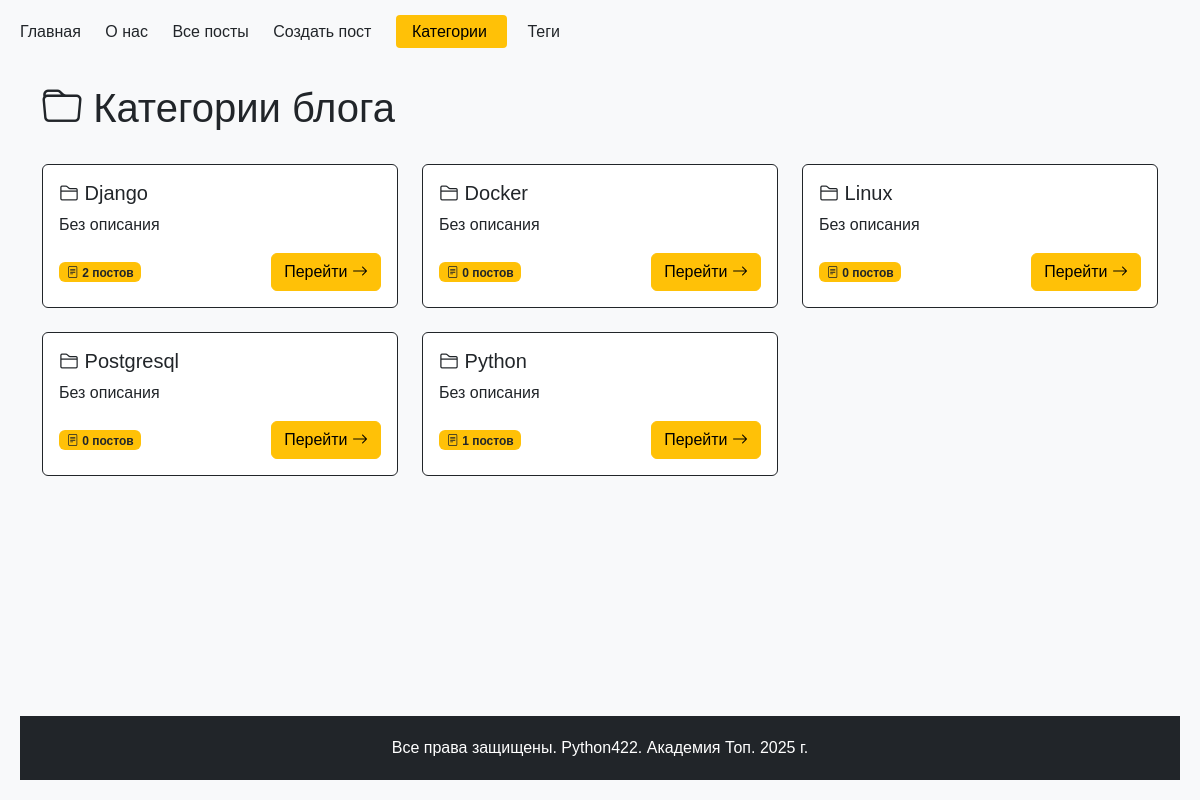
The app's page /posts/categories/ with its own data.
### python_blog/models.py (models this page shows, shortened)
class Category(models.Model):
    name = models.CharField(max_length=200, verbose_name="Название")
    slug = models.SlugField(max_length=250, unique=True, verbose_name="Слаг")
    description = models.TextField(
        blank=True, null=True, default="Без описания", verbose_name="Описание"
    )
    def get_absolute_url(self):
        return reverse("blog:category_detail", args=[self.slug])
    class Meta:
        verbose_name = "Категория"
        verbose_name_plural = "Категории"
        ordering = ["name"]

### python_blog/views.py (the view)
# urls.py: path("categories/", catalog_categories, name="categories"),
def catalog_categories(request):
    CATEGORIES = Category.objects.all()
    context = {
        "title": "Категории",
        "text": "Текст страницы с категориями",
        "categories": CATEGORIES,
    }
    return render(request, "catalog_categories.html", context)

### python_blog/context_processors.py (called while the page is built)
def menu_items(request):
    menu = [
        {"title": "Главная", "url_name": "main"},
        {"title": "О нас", "url_name": "about"},
        {"title": "Все посты", "url_name": "blog:posts"},
        {"title": "Создать пост", "url_name": "blog:post_create"},
        {"title": "Категории", "url_name": "blog:categories"},
        {"title": "Теги", "url_name": "blog:tags"},
    ]
    current_url_name = request.resolver_match.view_name
    for item in menu:
        item['is_active'] = current_url_name == item['url_name']
    return {'menu_items': menu}

### python_blog/templates/catalog_categories.html (shortened to what this page needs)
{% extends "base.html" %}
{% block content %}
<div class="container mt-4">
    <div class="row mb-4">
        <div class="col-12">
            <h1 class="text-dark"><i class="bi bi-folder"></i> Категории блога</h1>
        </div>
    </div>
    <div class="row row-cols-1 row-cols-md-2 row-cols-lg-3 g-4">
        {% for category in categories %}
        <div class="col">
            <div class="card h-100 border-dark">
                <div class="card-body">
                    <h5 class="card-title">
                        <i class="bi bi-folder2"></i> {{ category.name }}
                    </h5>
                    <p class="card-text">{{ category.description }}</p>
                    <div class="d-flex justify-content-between align-items-center">
                        <span class="badge bg-warning text-dark">
                            <i class="bi bi-file-text"></i> {{ category.posts.count }} постов
                        </span>
                        <a href="{{ category.get_absolute_url }}" class="btn btn-warning">
                            Перейти <i class="bi bi-arrow-right"></i>
                        </a>
                    </div>
                </div>
            </div>
        </div>
        {% endfor %}
    </div>
</div>
{% endblock %}

### static/css/main.css (style rules this page uses)
body { min-height: 100vh; display: flex; flex-direction: column; margin: 0; padding: 20px; background-color: #f8f9fa; font-family: Arial, sans-serif; }

### records on screen
Category: name "Django", description "Без описания", posts.count "2"
Category: name "Docker", description "Без описания", posts.count "0"
Category: name "Linux", description "Без описания", posts.count "0"
Category: name "Postgresql", description "Без описания", posts.count "0"
Category: name "Python", description "Без описания", posts.count "1"

### other values on screen
{{ item.title }} "Главная" "О нас" "Все посты" "Создать пост" "Категории" "Теги"
